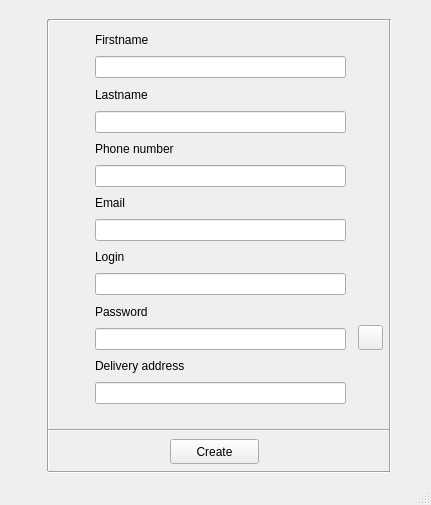
<?xml version="1.0" encoding="UTF-8"?>
<ui version="4.0">
 <class>MainWindow</class>
 <widget class="QMainWindow" name="MainWindow">
  <property name="geometry">
   <rect>
    <x>0</x>
    <y>0</y>
    <width>431</width>
    <height>505</height>
   </rect>
  </property>
  <property name="windowTitle">
   <string>MainWindow</string>
  </property>
  <widget class="QWidget" name="centralwidget">
   <widget class="QPushButton" name="create_account_button">
    <property name="geometry">
     <rect>
      <x>170</x>
      <y>439</y>
      <width>89</width>
      <height>25</height>
     </rect>
    </property>
    <property name="text">
     <string>Create</string>
    </property>
   </widget>
   <widget class="QWidget" name="gridLayoutWidget">
    <property name="geometry">
     <rect>
      <x>95</x>
      <y>30</y>
      <width>251</width>
      <height>374</height>
     </rect>
    </property>
    <layout class="QGridLayout" name="gridLayout">
     <item row="6" column="0">
      <widget class="QLabel" name="email_label">
       <property name="text">
        <string>Email</string>
       </property>
      </widget>
     </item>
     <item row="12" column="0">
      <widget class="QLabel" name="label_7">
       <property name="text">
        <string>Delivery address</string>
       </property>
      </widget>
     </item>
     <item row="0" column="0">
      <widget class="QLabel" name="firstname_label">
       <property name="text">
        <string>Firstname</string>
       </property>
      </widget>
     </item>
     <item row="3" column="0">
      <widget class="QLineEdit" name="lastname_line_edit"/>
     </item>
     <item row="7" column="0">
      <widget class="QLineEdit" name="email_line_edit"/>
     </item>
     <item row="5" column="0">
      <widget class="QLineEdit" name="phone_number_line_edit"/>
     </item>
     <item row="11" column="0">
      <widget class="QLineEdit" name="password_line_edit">
       <property name="echoMode">
        <enum>QLineEdit::Password</enum>
       </property>
      </widget>
     </item>
     <item row="2" column="0">
      <widget class="QLabel" name="lastname_label">
       <property name="text">
        <string>Lastname</string>
       </property>
      </widget>
     </item>
     <item row="8" column="0">
      <widget class="QLabel" name="login_label">
       <property name="text">
        <string>Login</string>
       </property>
      </widget>
     </item>
     <item row="9" column="0">
      <widget class="QLineEdit" name="login_line_edit"/>
     </item>
     <item row="1" column="0">
      <widget class="QLineEdit" name="firstname_line_edit"/>
     </item>
     <item row="4" column="0">
      <widget class="QLabel" name="phone_number_label">
       <property name="text">
        <string>Phone number</string>
       </property>
      </widget>
     </item>
     <item row="10" column="0">
      <widget class="QLabel" name="password_label">
       <property name="text">
        <string>Password</string>
       </property>
      </widget>
     </item>
     <item row="13" column="0">
      <widget class="QLineEdit" name="delivery_address_line_edit"/>
     </item>
    </layout>
   </widget>
   <widget class="Line" name="line">
    <property name="geometry">
     <rect>
      <x>48</x>
      <y>10</y>
      <width>341</width>
      <height>20</height>
     </rect>
    </property>
    <property name="orientation">
     <enum>Qt::Horizontal</enum>
    </property>
   </widget>
   <widget class="Line" name="line_2">
    <property name="geometry">
     <rect>
      <x>40</x>
      <y>20</y>
      <width>16</width>
      <height>451</height>
     </rect>
    </property>
    <property name="orientation">
     <enum>Qt::Vertical</enum>
    </property>
   </widget>
   <widget class="Line" name="line_3">
    <property name="geometry">
     <rect>
      <x>48</x>
      <y>462</y>
      <width>341</width>
      <height>20</height>
     </rect>
    </property>
    <property name="orientation">
     <enum>Qt::Horizontal</enum>
    </property>
   </widget>
   <widget class="Line" name="line_4">
    <property name="geometry">
     <rect>
      <x>380</x>
      <y>19</y>
      <width>20</width>
      <height>453</height>
     </rect>
    </property>
    <property name="orientation">
     <enum>Qt::Vertical</enum>
    </property>
   </widget>
   <widget class="Line" name="line_5">
    <property name="geometry">
     <rect>
      <x>48</x>
      <y>420</y>
      <width>341</width>
      <height>20</height>
     </rect>
    </property>
    <property name="orientation">
     <enum>Qt::Horizontal</enum>
    </property>
   </widget>
   <widget class="QPushButton" name="show_password_button">
    <property name="geometry">
     <rect>
      <x>358</x>
      <y>325</y>
      <width>25</width>
      <height>25</height>
     </rect>
    </property>
    <property name="text">
     <string/>
    </property>
    <property name="icon">
     <iconset>
      <normaloff>../frontend/images/password_eye.jpg</normaloff>../frontend/images/password_eye.jpg</iconset>
    </property>
   </widget>
  </widget>
  <widget class="QMenuBar" name="menubar">
   <property name="geometry">
    <rect>
     <x>0</x>
     <y>0</y>
     <width>431</width>
     <height>22</height>
    </rect>
   </property>
  </widget>
  <widget class="QStatusBar" name="statusbar"/>
 </widget>
 <resources/>
 <connections/>
</ui>
